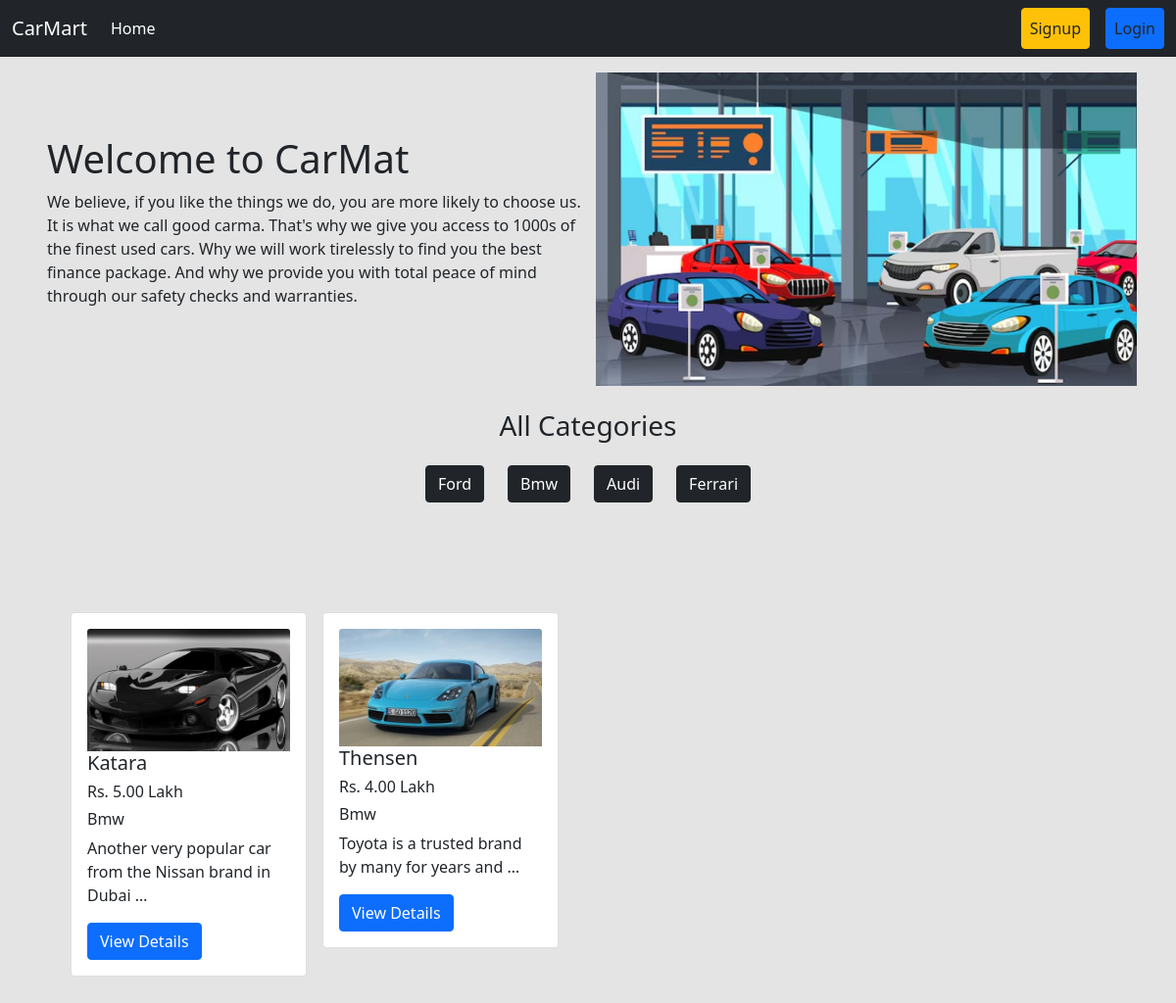
Page /category/bmw/ on the committed database.
### categorys/models.py (models this page shows)
class Category(models.Model):
    name = models.CharField(max_length=100)
    slug = models.SlugField(max_length=100,unique=True, null=True, blank=True)
    def __str__(self):
        return self.name

### post/models.py (models this page shows, shortened)
class Car(models.Model):
    image = models.ImageField(upload_to='post/media/uploads/', blank = True, null = True)
    name = models.CharField(max_length=50)
    description = models.TextField(max_length=1000)
    price = models.DecimalField(max_digits=10, decimal_places=2)
    quantity = models.PositiveIntegerField()
    brand_name = models.ForeignKey(Category, on_delete=models.CASCADE)

### car_seles/views.py (the view)
# urls.py: 2. Add a URL to urlpatterns:  path('', views.home, name='home')
def home(request,brand_slug=None):
    data = Car.objects.all()
    if brand_slug is not None:
        selected_brand = Category.objects.get(slug = brand_slug)
        data = Car.objects.filter(brand_name= selected_brand)
    brands = Category.objects.all()
    return render(request, 'home.html', {'data' : data, 'brand_list' :brands})

### templates/home.html
{% extends 'base.html' %}
{% load static %}
{% block content %}
<div class="d-flex flex-wrap px-5 pt-3 align-items-center">
  <div class="col-6">
    <h1>Welcome to CarMat</h1>
    <p>We believe, if you like the things we do, you are more likely to choose us. It is what we call good carma. That's why we give you access to 1000s of the finest used cars. Why we will work tirelessly to find you the best finance package. And why we provide you with total peace of mind through our safety checks and warranties.</p>
  </div>
  <div class="col-6">
    <img class="mx-2" style="width: 100%;" src="{% static 'head.jpg' %}" />
  </div>
</div>
<div class="d-flex flex-wrap p-4">
  <div class="col-12 text-center">
    <h3>All Categories</h3>
    <div class="row justify-content-center p-3">
      {% for cat in brand_list %}
      <div class="col-auto">
        <a href="{% url 'category_wise_post' cat.slug %}" class="btn btn-dark">{{cat.name}}</a>
      </div>
      {% endfor %}
    </div>
  </div>
  <div class="d-flex flex-wrap p-4">
    <div class="p-3">
        <div class="d-flex flex-wrap pt-5">
          {% for d in data %}
          <div class="col-sm-3">
            <div class="card m-2">
              <div class="card-body">
                <img style="width: 100%;" src="{{d.image.url}}" class="card-img-top" alt="">
                <h5 class="card-title">{{d.name}}</h5>
                <h6 class="card-title">Rs. {{d.price}} Lakh
                </h6>
                <h6 class="card-title">{{d.brand_name}}</h6>
                <p class="card-text">{{d.description| truncatewords:10}}</p>
                <a href="{% url 'details' d.id %}" class="btn btn-primary">View Details</a>
              </div>
            </div>
          </div>
          {% endfor %}
        </div>
    </div>
</div>
</div>
{% endblock content %}

### rows in the picture
Category: name "Ford"
Category: name "Bmw"
Category: name "Audi"
Category: name "Ferrari"
Car: image (picture), name "Katara", price "5.00", brand_name "Bmw", description "Another very popular car from the Nissan brand in Dubai …"
Car: image (picture), name "Thensen", price "4.00", brand_name "Bmw", description "Toyota is a trusted brand by many for years and …"
